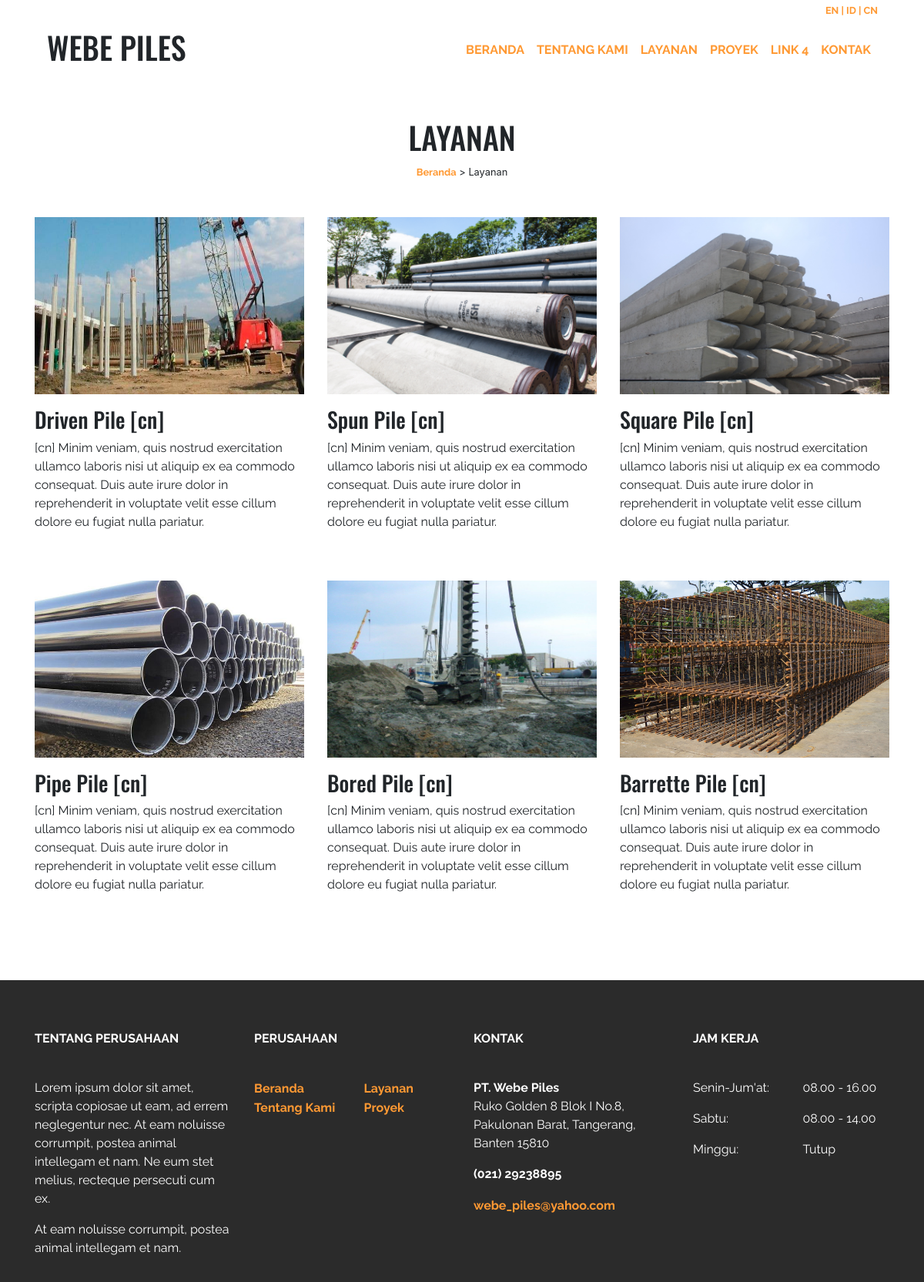
The page /cn/services.php on the database its author committed.
### tables this page shows
CREATE TABLE `layanan` (
  `id_layanan` int(11) NOT NULL,
  `nama_layanan` varchar(30) NOT NULL,
  `deskripsi_layanan` text NOT NULL,
  `gambar_layanan` varchar(200) NOT NULL,
  `bahasa_layanan` varchar(2) DEFAULT NULL
);

### cn/services.php (the view, shortened to what this page needs)
<!doctype html>
<html lang="en">
  <?php include ('../fungsi/koneksi.php'); ?>
  <body>
    <div class="container-fluid sticky-top menu">
        <div class="container">
        </div>
    </div>
    <div class="container">
    	<div class="row text-center">
            <div class="col">
                <h1 class="mt-5" style="text-transform: uppercase;">Layanan</h1>
                <small>
                    <a href="home.php">Beranda</a> > Layanan
                </small>
            </div>
        </div>
        <div class="row my-5">
            <?php
                $layanan = "SELECT * FROM layanan WHERE bahasa_layanan = 'cn'";
                $hasil_layanan = mysqli_query($koneksi, $layanan);
                $i = 0;
                while ($row_layanan = mysqli_fetch_array($hasil_layanan, MYSQLI_ASSOC)) {
            ?>
            <div class="col-md-4">
                <img class="image-fluid" style="width: 100%; height: 230px;" src="<?php echo $row_layanan['gambar_layanan']; ?>">
                <h3 class="mt-3"><?php echo $row_layanan['nama_layanan']; ?></h3>
                <p><?php echo $row_layanan['deskripsi_layanan']; ?></p>
            </div>
            <?php
              $i++;
              if ($i % 3 == 0) {
                echo '</div><div class="row my-5">';
              }
            ?>
            <?php } ?>
        </div>
    </div>
  </body>
</html>

### style.css (style rules this page uses)
h1, h2, h3 { font-family: 'Oswald', sans-serif; }
h4, p, a, address { font-family: 'Raleway', sans-serif; }
a { font-weight: bold; color: #ff9933; }
.menu { background-color: #fff; }
footer { background-color: #2b2b2b; }
footer p { color: #fff; }

### rows shown on the page
layanan: gambar_layanan (picture), nama_layanan "Driven Pile [cn]", deskripsi_layanan "[cn] Minim veniam, quis nostrud exercitation ullamco laboris nisi ut aliquip ex ea commodo consequat. Duis aute irure dolor in reprehenderit in voluptate velit esse cillum dolore eu fugiat nulla pariatur."
layanan: gambar_layanan (picture), nama_layanan "Spun Pile [cn]", deskripsi_layanan "[cn] Minim veniam, quis nostrud exercitation ullamco laboris nisi ut aliquip ex ea commodo consequat. Duis aute irure dolor in reprehenderit in voluptate velit esse cillum dolore eu fugiat nulla pariatur."
layanan: gambar_layanan (picture), nama_layanan "Square Pile [cn]", deskripsi_layanan "[cn] Minim veniam, quis nostrud exercitation ullamco laboris nisi ut aliquip ex ea commodo consequat. Duis aute irure dolor in reprehenderit in voluptate velit esse cillum dolore eu fugiat nulla pariatur."
layanan: gambar_layanan (picture), nama_layanan "Pipe Pile [cn]", deskripsi_layanan "[cn] Minim veniam, quis nostrud exercitation ullamco laboris nisi ut aliquip ex ea commodo consequat. Duis aute irure dolor in reprehenderit in voluptate velit esse cillum dolore eu fugiat nulla pariatur."
layanan: gambar_layanan (picture), nama_layanan "Bored Pile [cn]", deskripsi_layanan "[cn] Minim veniam, quis nostrud exercitation ullamco laboris nisi ut aliquip ex ea commodo consequat. Duis aute irure dolor in reprehenderit in voluptate velit esse cillum dolore eu fugiat nulla pariatur."
layanan: gambar_layanan (picture), nama_layanan "Barrette Pile [cn]", deskripsi_layanan "[cn] Minim veniam, quis nostrud exercitation ullamco laboris nisi ut aliquip ex ea commodo consequat. Duis aute irure dolor in reprehenderit in voluptate velit esse cillum dolore eu fugiat nulla pariatur."
